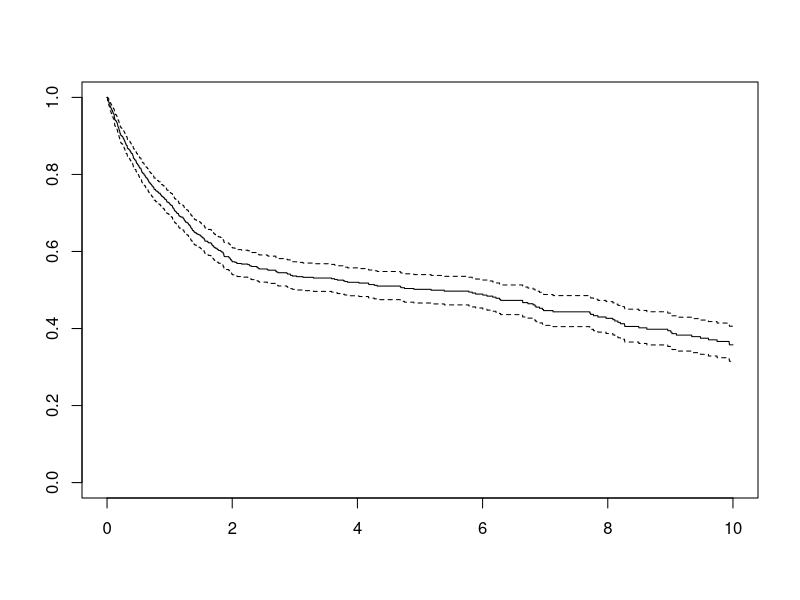
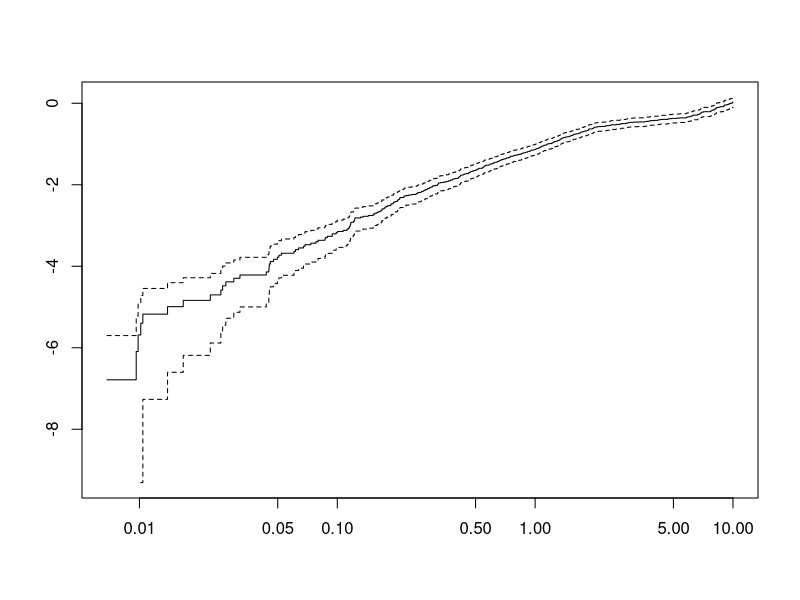
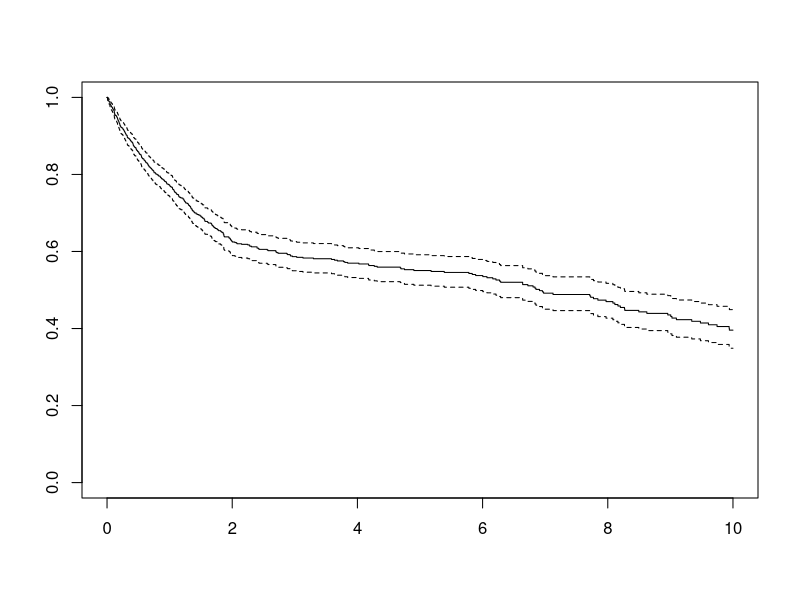
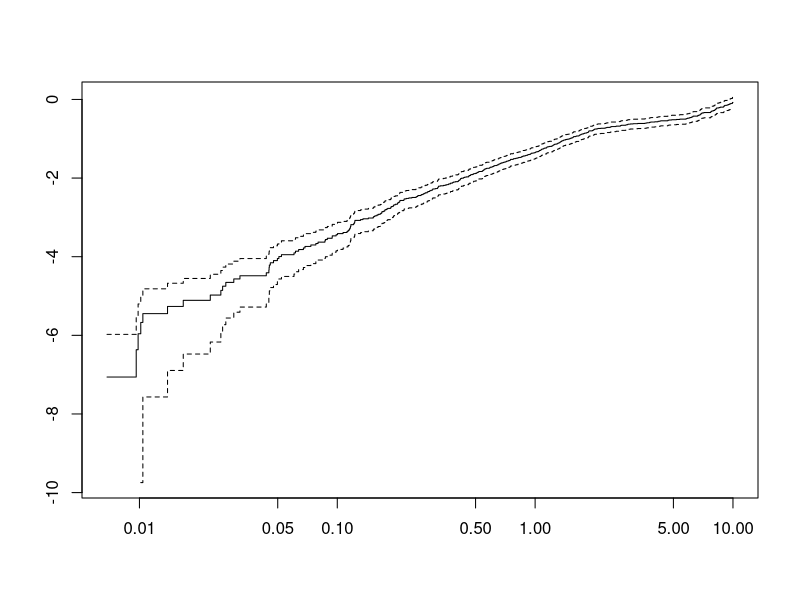
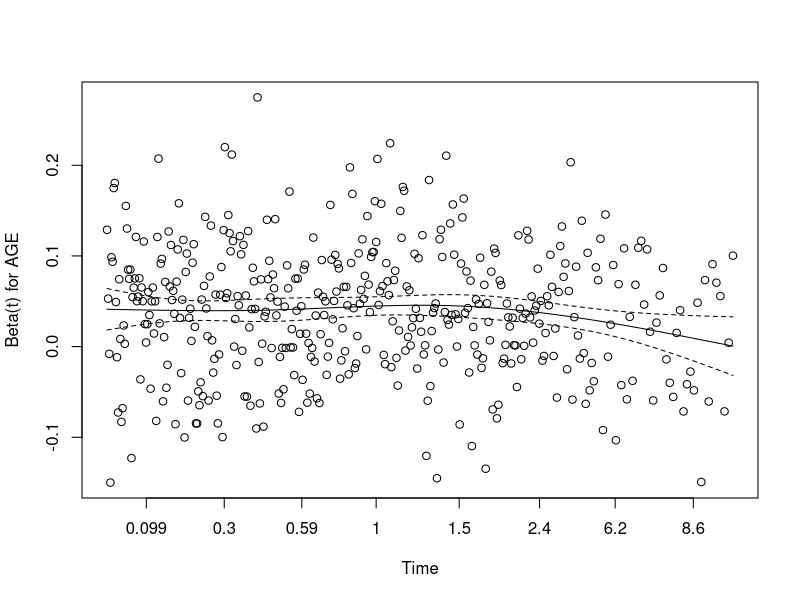

Source code (R) for these figures, in order: (Note: this script raises an error after producing the figures.)
############################
#
# Simple script to load 
# survival data and show 
# survival functionality
############################

library(survival)

##############
# Load data
##############
file <- read.csv(file = "expand_no_missing_study1.csv", header = TRUE, stringsAsFactors = FALSE)

SURVTIME  <- as.numeric(file$survtime)
EVENT     <- as.numeric(file$cens)
STARTTIME <- as.numeric(file$starttime)
ENDTIME   <- as.numeric(file$endtime)

AGE <- as.numeric(file$age.60)

# build survival object
s <- survival::Surv(time=SURVTIME,event=EVENT)
# survival::coxph(formula = "survival::Surv(time=SURVTIME,event=EVENT) ~ file$age.60", data = file)

survival::coxph(formula = s ~ AGE)#, data=file)

survival::coxph(formula = s ~ AGE, data=file)

aa <- survival::coxph(formula = s ~ file$age.60, data=file)

survival::coxph(formula = s ~ age.60, data=file)

aa <- survival::coxph(formula = s ~ AGE + file$female, data=file)

#################################
# getting number of data points
#################################
aa$coefficients

length(aa$coefficients)

aa$n


##################
# using strata
##################
survival::coxph(formula = s ~ AGE + strata(file$female), data=file)


##################
# Plotting
##################
# TODO: call with time and time2 parameter
s <- survival::Surv(time=SURVTIME,event=EVENT)

s <- survival::Surv(time = STARTTIME, time2 = ENDTIME, event = EVENT)
summary(s)

coxph_object <- survival::coxph(formula = s ~ AGE, data=file)
summary(coxph_object)

# Kaplan-Meier plot
survfit_km <- survival::survfit(formula = s ~ 1 )
plot(survfit_km)
plot(survfit_km, fun="cloglog")

# plot cox model
survfit_cox <- survival::survfit(formula = coxph_object)
plot(survfit_cox)
plot(survfit_cox, fun="cloglog")


# statistics on survival object
# stats::quantile(x = s)
mean(x = s)

summary(s[,1])
summary(s[,2])

stats::quantile(x = s[,1])
stats::quantile(x = s[,2])

ret_list <- list("time"=stats::quantile(x = s[,1]), "event"=stats::quantile(x = s[,2]))

# TODO: try the following
sa <- as.data.frame(s)
summary(sa)


# stats::quantile(x = sa$time)
# and similar for event


##################################
# Counting data
##################################
s_int <- survival::Surv(time = STARTTIME, time2 = ENDTIME, event = EVENT, type = "counting") 
cox_int <- survival::coxph(formula = s_int ~ AGE)

##################################################
# test the cox proportional hazards assumption
#    diagnostics for Cox models
##################################################
out_coxzph <- survival::cox.zph(fit = cox_int)
plot(out_coxzph)

##################################################
# more advanced options like subset, control
##################################################
cox_int <- survival::coxph(formula = s ~ AGE,
                           data = file,
                           subset = age.60 > 7,
                           control = survival::coxph.control(eps = 0.00001, iter.max = 1000)
                           )

# NOTE: default is
survival::coxph.control()

cox_int <- survival::coxph(formula = s ~ AGE,
                           data = file,
                           subset = age.60 > 7,
                           control = "survival::coxph.control`(eps = 0.00001, iter.max = 1000)"
                          )


cox_int <- survival::coxph(formula = s ~ AGE,
                           data = file,
                           subset = age.60 > 7,
                           control = eval(parse(text = "survival::coxph.control(eps = 0.00001, iter.max = 1000)"))
                          )


cox_int <- survival::coxph(formula = s ~ AGE,
                           data = file,
                           subset = age.60 > 7,
                           control = eval(parse(text = "survival::coxph.control()"))
                          )

eval(parse(text = "survival::coxph.control(eps = 0.00001, iter.max = 1000)"))


eval(parse(text = "fn_ptr = survival::coxph.control(eps = 0.00001, iter.max = 1000)"))

cox_int <- survival::coxph(formula = s ~ AGE,
                           data = file,
                           subset = age.60 > 7,
                           control = fn_ptr
                          )




#############################################
# Time-dependent covariates
#############################################

# https://www.ncbi.nlm.nih.gov/pmc/articles/PMC6015946/

fit_tt <- survival::coxph(formula = Surv(time = time, event=status) ~ age + ph.karno + tt(ph.karno) + sex,
                          data = lung,
                          tt = function(x,t,...) x*log(t+20)
                          )
summary(fit_tt)

#cox_zph_tt <- survival::cox.zph(fit = fit_tt,
#                                transform = function(t) x*log(t+20)
#                                )
#plot(cox_zph_tt)

cox_zph_time <- survival::cox.zph(fit = fit_tt)
plot(cox_zph_time)
